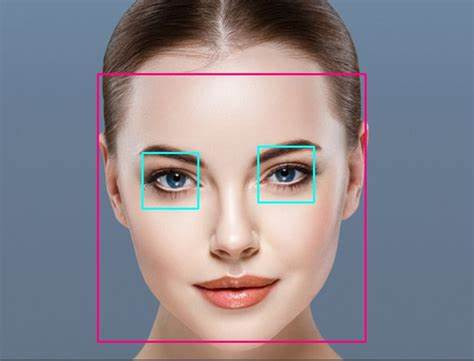
#> input picture [OpenCV]  Face and Eye Detection/OIP.jpg, 474 x 361 px, given in place of the camera
$ python main.py
#> lines starting #> are read from the running program, lines starting #| are printed output that depends on the picture; after the words box and inside, x2 and y2 are one past the last pixel; in counts of white or black regions, pixels touching at a corner belong together
import cv2 as cv
import numpy as np

face = cv.CascadeClassifier('D:\\OpenCV\\[P9] Face and Eye Detection\\haarcascade_frontalface_default.xml')
eye = cv.CascadeClassifier('D:\\OpenCV\\[P9] Face and Eye Detection\\haarcascade_eye.xml') #for detecting eyes

def detection(img):
    gray= cv.cvtColor(img,cv.COLOR_BGR2GRAY)
    faces = face.detectMultiScale(gray,1.3,5)

    for(x,y,w,h) in faces:
        cv.rectangle(img,(x,y),(x+w,y+h),(127,0,125),3)

        roi_gray = gray[y:y+h, x:x+w]

        roi_color = img[y:y+h, x:x+w]

        eyes = eye.detectMultiScale(roi_gray,1.3,3)
        for (ex,ey,ew,eh) in eyes:
            cv.circle(roi_color,(ex+27,ey+27),20,(255,255,0),2)

    return img

cap = cv.VideoCapture(0)
# incresing brightness of camera
cap.set(10,200)

while True:
    if cap.isOpened():
        ret, frame = cap.read()
#> frame is the input picture: shape (361, 474, 3); mean B, G, R 142.1, 134, 140.1
        frame = cv.flip(frame,2)
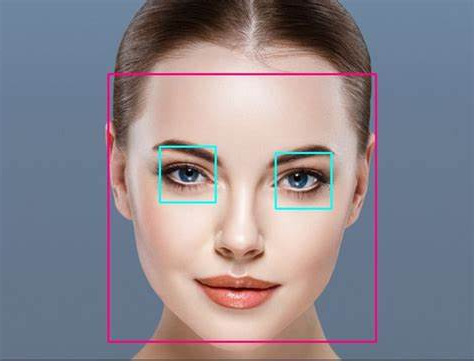
#> frame: shape (361, 474, 3); mean B, G, R 142.1, 134, 140.1
        frame =cv.resize(frame,(500,500))
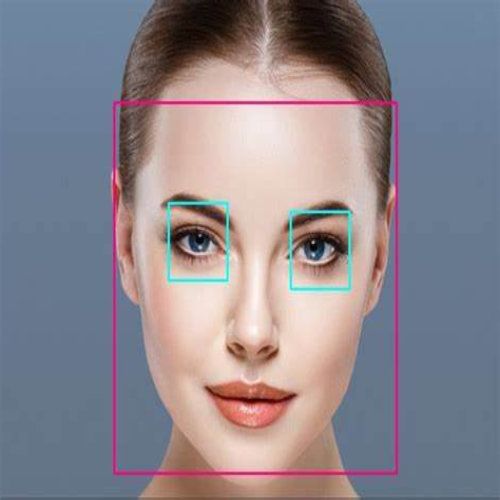
#> frame: shape (500, 500, 3); mean B, G, R 142, 134, 140
        cv.imshow('org',detection(frame))
#> in detection, `gray= cv.cvtColor(img,cv.COLOR_BGR2GRAY)`:
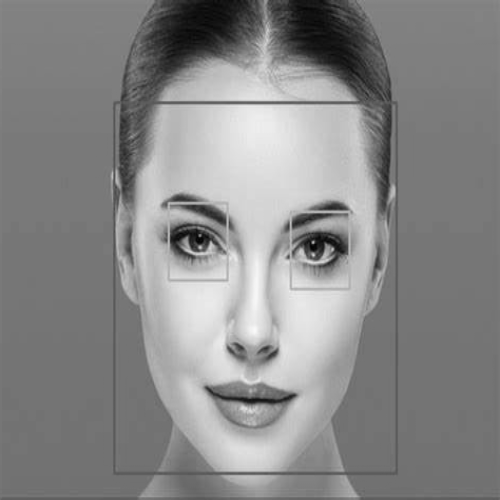
#> gray: shape (500, 500); min 2, max 249, mean 136.7
#> in detection, `faces = face.detectMultiScale(gray,1.3,5)`: faces = [[79, 101, 356, 356]]
#> the loop in detection, `for(x,y,w,h) in faces:` made 1 pass
#> (x, y, w, h, eyes) on pass 1: (79, 101, 356, 356, [[81, 108, 66, 66], [171, 233, 40, 40], [201, 112, 73, 73]])
#> pass 1, in detection, `roi_gray = gray[y:y+h, x:x+w]`:
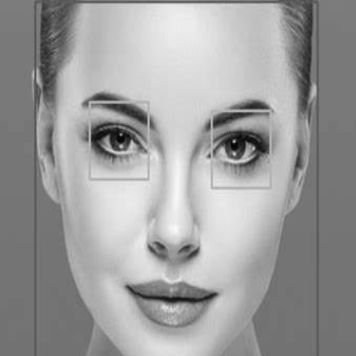
#> roi_gray: shape (356, 356); min 2, max 249, mean 156.7
#> pass 1, in detection, `roi_color = img[y:y+h, x:x+w]`:
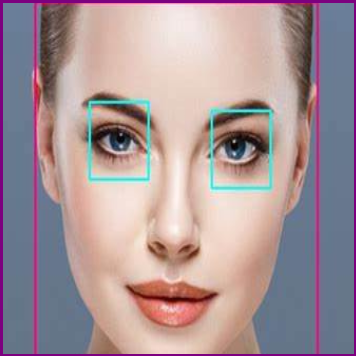
#> roi_color: shape (356, 356, 3); mean B, G, R 152.9, 148.5, 167.9
#> after the loop in detection, `for(x,y,w,h) in faces:`:
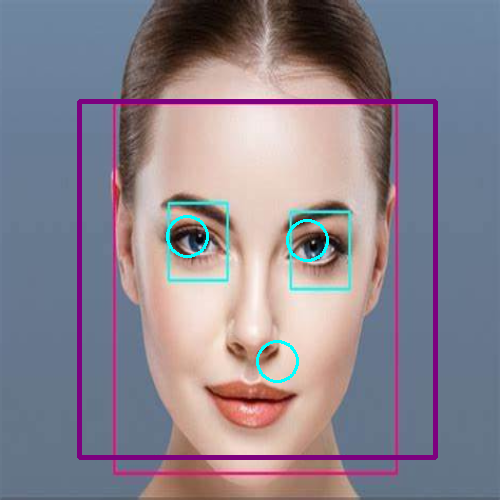
#> img: shape (500, 500, 3); 3.3% of pixels changed, all inside (x1, y1, x2, y2) = (77, 99, 438, 460)
#> after the loop in detection, `for(x,y,w,h) in faces:`:
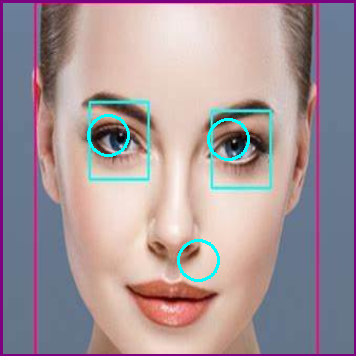
#> roi_color: shape (356, 356, 3); 0.91% of pixels changed, all inside (x1, y1, x2, y2) = (87, 114, 250, 282)
        key =cv.waitKey(25)
#> (key Esc is pressed here)
        if key == 27:
            break

cap.release()
cv.destroyAllWindows()
